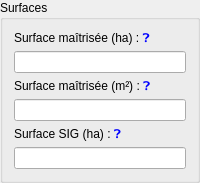
<widget class="QGroupBox" name="group_surfaces"><property name="title"><string>Surfaces</string></property><layout class="QVBoxLayout" name="group_surfaces_layout"><item>
                      <widget class="QLabel" name="lbl_txtParc_surf_parc_maitrise_ha">
                        <property name="text"><string>Surface maîtrisée (ha) : &lt;a href="?" style="text-decoration:none;"&gt;❓&lt;/a&gt;</string></property>
                      <property name="textFormat"><enum>Qt::RichText</enum></property><property name="textInteractionFlags"><set>Qt::LinksAccessibleByMouse</set></property></widget>
                    </item>
                    <item>
                      <widget class="QLineEdit" name="txtParc_surf_parc_maitrise_ha">
                        <property name="readOnly"><bool>true</bool></property>
                      </widget>
                    </item>
                    <item>
                      <widget class="QLabel" name="lbl_txtParc_surf_parc_maitrise_m2">
                        <property name="text"><string>Surface maîtrisée (m²) : &lt;a href="?" style="text-decoration:none;"&gt;❓&lt;/a&gt;</string></property>
                      <property name="textFormat"><enum>Qt::RichText</enum></property><property name="textInteractionFlags"><set>Qt::LinksAccessibleByMouse</set></property></widget>
                    </item>
                    <item>
                      <widget class="QLineEdit" name="txtParc_surf_parc_maitrise_m2">
                        <property name="readOnly"><bool>true</bool></property>
                      </widget>
                    </item>
                    <item>
                      <widget class="QLabel" name="lbl_txtParc_s_sig_ha">
                        <property name="text"><string>Surface SIG (ha) : &lt;a href="?" style="text-decoration:none;"&gt;❓&lt;/a&gt;</string></property>
                      <property name="textFormat"><enum>Qt::RichText</enum></property><property name="textInteractionFlags"><set>Qt::LinksAccessibleByMouse</set></property></widget>
                    </item>
                    <item>
                      <widget class="QLineEdit" name="txtParc_s_sig_ha">
                        <property name="readOnly"><bool>true</bool></property>
                      </widget>
                    </item>
                  </layout></widget>
